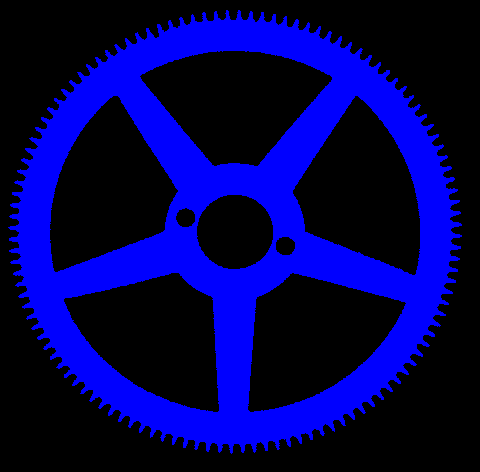
%> input picture LAB6/Scripts/Wheel.bmp, 480 x 472 px
$ octave Exercici1.m   (GNU Octave 9; MATLAB toolbox functions it lacks are replaced by stand-ins)
%> lines starting %> are read from the running program, lines starting %| are printed output that depends on the picture; in (x1, y1, x2, y2) boxes, pixels count from 0 and x2, y2 are one past the last pixel; in counts of white or black regions, pixels touching at a corner belong together; the program's own positions count from 1
%Nombre de dents; pista:120 dents
clc;
I = imread('wheel.bmp');
%> I is the input picture: size 472x480x3 uint8; mean R, G, B 0, 0, 84.2
BW = rgb2gray(I);
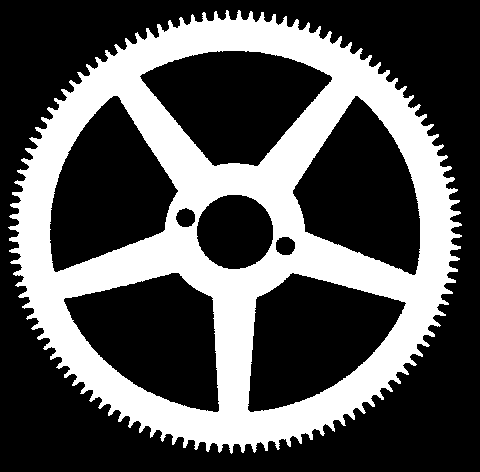
%> BW: size 472x480 uint8; values 0 (black) and 29 (white), 33% white; 1 white region, box (x1, y1, x2, y2) and area: (8, 10, 462, 454) 74853
B = BW > 1;

F = imfill(B,'holes');
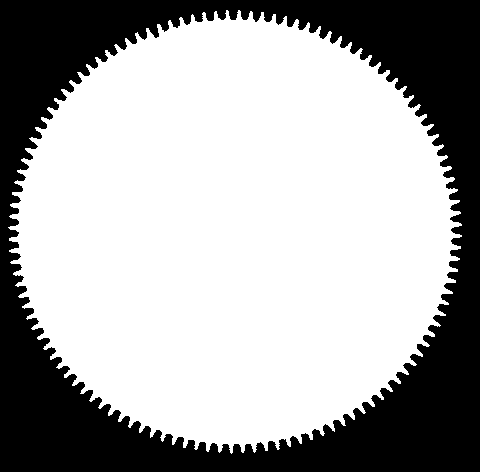
%> F: size 472x480 logical; 65.9% white; 1 black region, box (x1, y1, x2, y2) and area: (0, 0, 480, 472) 77176
imshow(F);

radi = 15;
SE = strel('disk', radi);
E = imerode(F, SE); %erosionem la imatge F
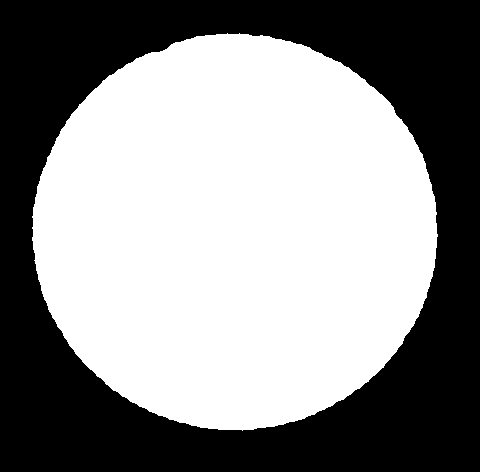
%> E: size 472x480 logical; 55.5% white; 1 black region, box (x1, y1, x2, y2) and area: (0, 0, 480, 472) 100730

radi2 = 16;
SE2 = strel('disk', radi2);
C = imdilate(E, SE2);
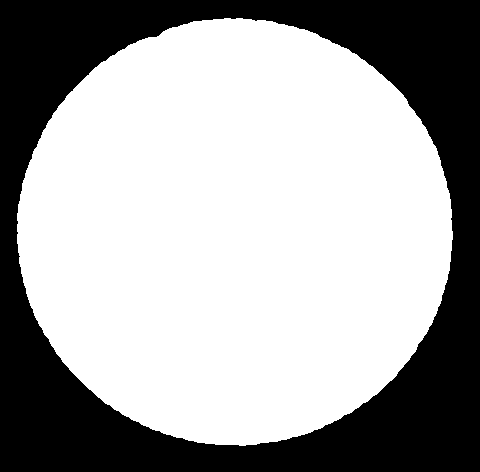
%> C: size 472x480 logical; 64.4% white; 1 black region, box (x1, y1, x2, y2) and area: (0, 0, 480, 472) 80702
figure;imshow(C);

NF = F& (not(C));
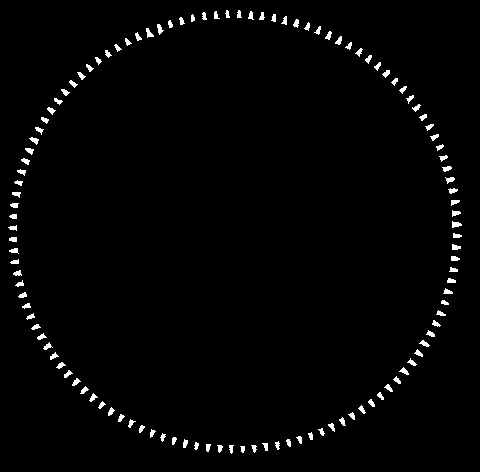
%> NF: size 472x480 logical; 1.8% white; 120 white regions, largest, box (x1, y1, x2, y2) and area: (452, 221, 462, 228) 46, (146, 28, 154, 38) 44, (157, 24, 164, 35) 42
figure;imshow(NF);

CC = bwconncomp(NF);
%> CC = 120 connected components

Res = CC.NumObjects;
%> Res = 120
